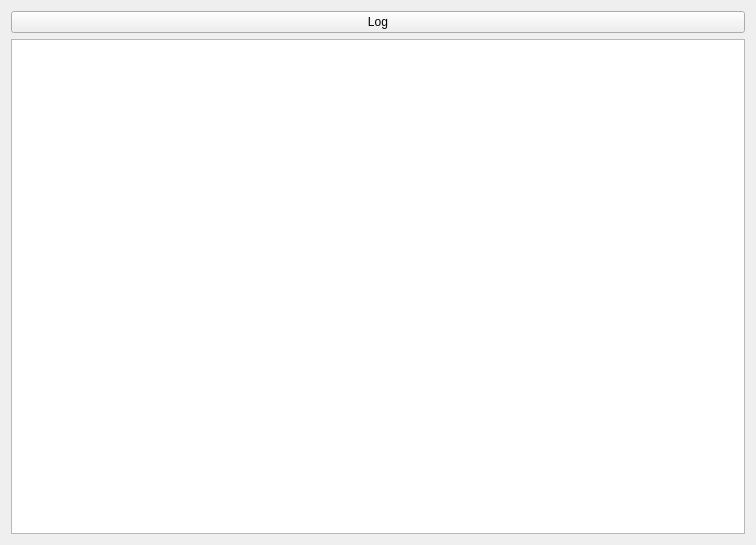
<?xml version="1.0" encoding="UTF-8"?>
<ui version="4.0">
 <class>Form</class>
 <widget class="QWidget" name="Form">
  <property name="geometry">
   <rect>
    <x>0</x>
    <y>0</y>
    <width>756</width>
    <height>545</height>
   </rect>
  </property>
  <property name="windowTitle">
   <string>Form</string>
  </property>
  <layout class="QVBoxLayout" name="verticalLayout">
   <item>
    <widget class="QPushButton" name="logButton">
     <property name="text">
      <string>Log</string>
     </property>
    </widget>
   </item>
   <item>
    <widget class="QTextEdit" name="logTextEdit"/>
   </item>
  </layout>
 </widget>
 <resources/>
 <connections/>
</ui>
